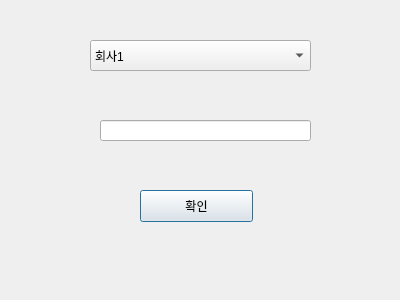
<?xml version="1.0" encoding="UTF-8"?>
<ui version="4.0">
 <class>Dialog</class>
 <widget class="QDialog" name="Dialog">
  <property name="geometry">
   <rect>
    <x>0</x>
    <y>0</y>
    <width>400</width>
    <height>300</height>
   </rect>
  </property>
  <property name="windowTitle">
   <string>Dialog</string>
  </property>
  <widget class="QComboBox" name="comboBox">
   <property name="geometry">
    <rect>
     <x>90</x>
     <y>40</y>
     <width>221</width>
     <height>31</height>
    </rect>
   </property>
   <item>
    <property name="text">
     <string>회사1</string>
    </property>
   </item>
   <item>
    <property name="text">
     <string>회사2</string>
    </property>
   </item>
  </widget>
  <widget class="QLineEdit" name="lineEdit">
   <property name="geometry">
    <rect>
     <x>100</x>
     <y>120</y>
     <width>211</width>
     <height>21</height>
    </rect>
   </property>
  </widget>
  <widget class="QPushButton" name="pushButton">
   <property name="geometry">
    <rect>
     <x>140</x>
     <y>190</y>
     <width>113</width>
     <height>32</height>
    </rect>
   </property>
   <property name="text">
    <string>확인</string>
   </property>
  </widget>
 </widget>
 <resources/>
 <connections/>
</ui>
